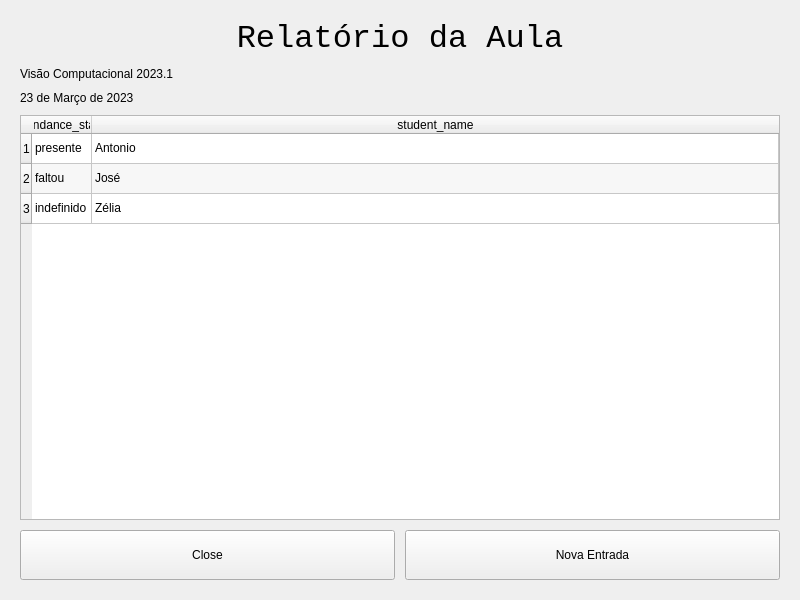
<?xml version="1.0" encoding="UTF-8"?>
<ui version="4.0">
 <class>Course_qW</class>
 <widget class="QWidget" name="Course_qW">
  <property name="geometry">
   <rect>
    <x>0</x>
    <y>0</y>
    <width>800</width>
    <height>600</height>
   </rect>
  </property>
  <property name="minimumSize">
   <size>
    <width>800</width>
    <height>600</height>
   </size>
  </property>
  <property name="windowTitle">
   <string>4Safety</string>
  </property>
  <layout class="QGridLayout" name="gridLayout">
   <item row="0" column="0">
    <layout class="QGridLayout" name="Course_qGL">
     <item row="6" column="0">
      <widget class="QWidget" name="widget" native="true">
       <layout class="QGridLayout" name="Gallery_qGL">
        <property name="spacing">
         <number>10</number>
        </property>
        <item row="9" column="0" colspan="2">
         <widget class="QTableWidget" name="course_qTW">
          <property name="minimumSize">
           <size>
            <width>300</width>
            <height>300</height>
           </size>
          </property>
          <property name="maximumSize">
           <size>
            <width>16777215</width>
            <height>16777215</height>
           </size>
          </property>
          <property name="sizeAdjustPolicy">
           <enum>QAbstractScrollArea::AdjustToContents</enum>
          </property>
          <property name="alternatingRowColors">
           <bool>true</bool>
          </property>
          <property name="selectionMode">
           <enum>QAbstractItemView::SingleSelection</enum>
          </property>
          <property name="selectionBehavior">
           <enum>QAbstractItemView::SelectRows</enum>
          </property>
          <property name="showGrid">
           <bool>true</bool>
          </property>
          <property name="gridStyle">
           <enum>Qt::SolidLine</enum>
          </property>
          <property name="sortingEnabled">
           <bool>true</bool>
          </property>
          <property name="wordWrap">
           <bool>false</bool>
          </property>
          <property name="cornerButtonEnabled">
           <bool>false</bool>
          </property>
          <property name="rowCount">
           <number>3</number>
          </property>
          <property name="columnCount">
           <number>2</number>
          </property>
          <attribute name="horizontalHeaderVisible">
           <bool>true</bool>
          </attribute>
          <attribute name="horizontalHeaderCascadingSectionResizes">
           <bool>false</bool>
          </attribute>
          <attribute name="horizontalHeaderMinimumSectionSize">
           <number>60</number>
          </attribute>
          <attribute name="horizontalHeaderDefaultSectionSize">
           <number>60</number>
          </attribute>
          <attribute name="horizontalHeaderShowSortIndicator" stdset="0">
           <bool>true</bool>
          </attribute>
          <attribute name="horizontalHeaderStretchLastSection">
           <bool>true</bool>
          </attribute>
          <attribute name="verticalHeaderVisible">
           <bool>true</bool>
          </attribute>
          <attribute name="verticalHeaderCascadingSectionResizes">
           <bool>false</bool>
          </attribute>
          <attribute name="verticalHeaderStretchLastSection">
           <bool>false</bool>
          </attribute>
          <row>
           <property name="text">
            <string>1</string>
           </property>
          </row>
          <row>
           <property name="text">
            <string>2</string>
           </property>
          </row>
          <row>
           <property name="text">
            <string>3</string>
           </property>
          </row>
          <column>
           <property name="text">
            <string>attendance_status</string>
           </property>
          </column>
          <column>
           <property name="text">
            <string>student_name</string>
           </property>
          </column>
          <item row="0" column="0">
           <property name="text">
            <string>presente</string>
           </property>
          </item>
          <item row="0" column="1">
           <property name="text">
            <string>Antonio</string>
           </property>
          </item>
          <item row="1" column="0">
           <property name="text">
            <string>faltou</string>
           </property>
          </item>
          <item row="1" column="1">
           <property name="text">
            <string>José</string>
           </property>
          </item>
          <item row="2" column="0">
           <property name="text">
            <string>indefinido</string>
           </property>
          </item>
          <item row="2" column="1">
           <property name="text">
            <string>Zélia</string>
           </property>
          </item>
         </widget>
        </item>
        <item row="2" column="0">
         <widget class="QLabel" name="label_date">
          <property name="text">
           <string>23 de Março de 2023</string>
          </property>
         </widget>
        </item>
        <item row="14" column="0">
         <widget class="QPushButton" name="close__qPB">
          <property name="minimumSize">
           <size>
            <width>0</width>
            <height>50</height>
           </size>
          </property>
          <property name="text">
           <string>Close</string>
          </property>
         </widget>
        </item>
        <item row="14" column="1">
         <widget class="QPushButton" name="new_entry_qPB">
          <property name="minimumSize">
           <size>
            <width>0</width>
            <height>50</height>
           </size>
          </property>
          <property name="text">
           <string>Nova Entrada</string>
          </property>
         </widget>
        </item>
        <item row="0" column="0" colspan="2">
         <widget class="QLabel" name="title_qL">
          <property name="maximumSize">
           <size>
            <width>16777215</width>
            <height>50</height>
           </size>
          </property>
          <property name="font">
           <font>
            <family>Consolas</family>
            <pointsize>24</pointsize>
           </font>
          </property>
          <property name="text">
           <string>Relatório da Aula</string>
          </property>
          <property name="alignment">
           <set>Qt::AlignCenter</set>
          </property>
         </widget>
        </item>
        <item row="1" column="0">
         <widget class="QLabel" name="label_class_name">
          <property name="text">
           <string>Visão Computacional 2023.1</string>
          </property>
         </widget>
        </item>
       </layout>
      </widget>
     </item>
    </layout>
   </item>
  </layout>
 </widget>
 <resources/>
 <connections/>
</ui>
